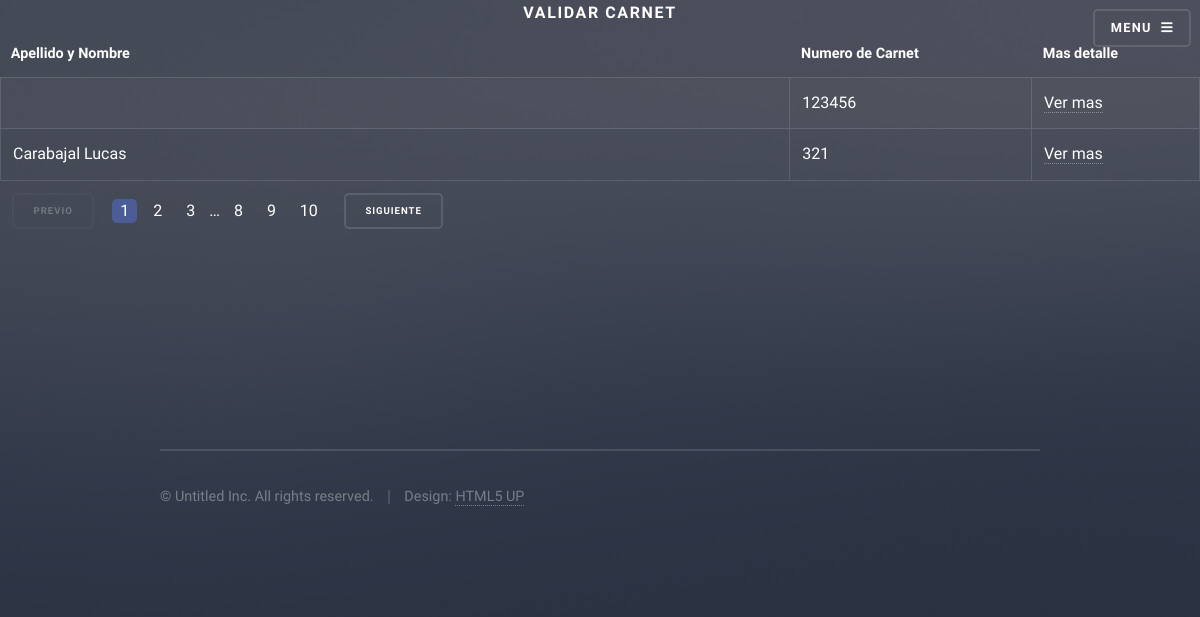
Page /validar-carnets/ on the earlier database version.
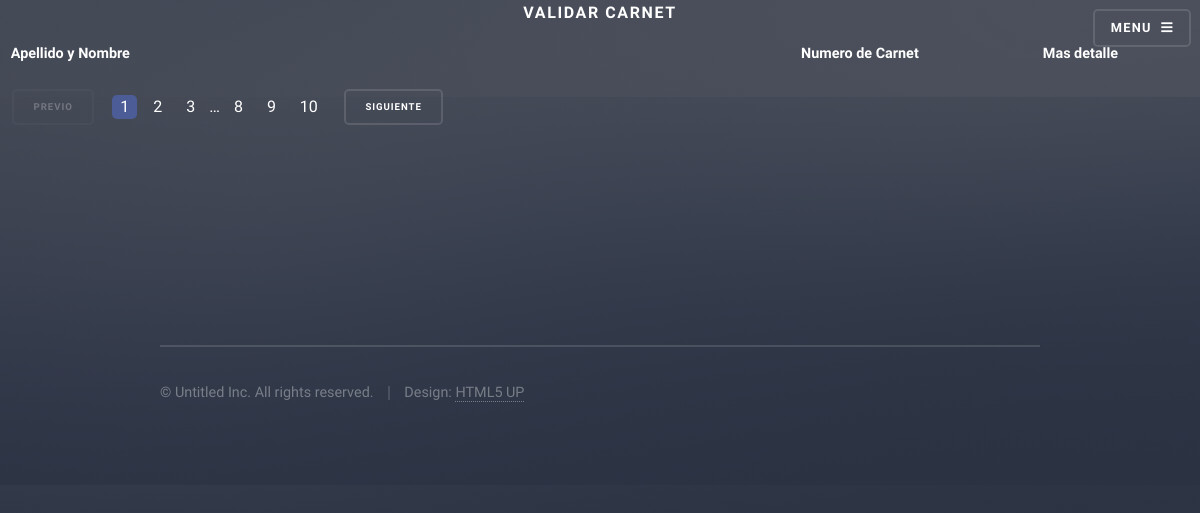
Same page on the later database version.
### user/models.py (models this page shows, shortened)
class Carnet(models.Model):
    n_carnet = models.IntegerField()
    foto = models.ImageField(upload_to='media/', null=True,blank=True)
    otorgamiento = models.DateField()
    vencimiento = models.DateField()
    tipo_carnet = models.ForeignKey(TipoCarnet, on_delete=models.PROTECT, null=True)
    donante = models.BooleanField(default=False)
    grupo_s = models.ForeignKey(GrupoSanguineo, on_delete=models.PROTECT, null=True)
    validado = models.BooleanField(default=False, blank=True)
    user = models.ForeignKey(Usuario, on_delete=models.CASCADE, blank=True, null=True, related_name='users')

class Usuario(AbstractUser):
    dni = models.IntegerField(blank=True, null=True)
    nacimiento = models.DateField(blank=True, null=True)
    image = models.ImageField(upload_to='users/%Y/%m/%d', null=True, blank=True)
    nacionalidad = models.ForeignKey(Nacionalidad, on_delete=models.CASCADE, null=True)
    phone = models.IntegerField(blank=True, null=True)
    direccion = models.ForeignKey(Direcciones, on_delete=models.CASCADE, null=True, blank=True)

### AppCarnet/views.py (the view)
# urls.py: path('validar-carnets/', ValidarCarnets.as_view(), name='validar-carnets'),
class ValidarCarnets(ListView):
    model = Carnet
    template_name = 'validar-carnets.html'
    context_object_name = 'carnets'
    queryset = Carnet.objects.exclude(validado=1)

### AppCarnet/templates/validar-carnets.html (shortened to what this page needs)
{% extends 'base.html' %}
{% load static %}
{% block content %}
    <center><h1>Validar carnet</h1></center>
    <div class="table-wrapper">
        <table class="alt">
            <thead>
                <tr>
                    <th>Apellido y Nombre</th>
                    <th>Numero de Carnet</th>
                    <th>Mas detalle</th>
                </tr>
            </thead>
            <tbody>
                {% for carnet in carnets %}
                {% if carnet.validado == 0 %}
                <tr>
                    <td>{{carnet.user.last_name}} {{carnet.user.first_name}}</td>
                    <td>{{carnet.n_carnet}}</td>
                    <td><a href="{{carnet.id}}">Ver mas</a></td>
                </tr>
                {% endif %}
                {% endfor %}
            </tbody>
            <tfoot>
                <tr>
                    <td>
                        <ul class="pagination">
                            <li><span class="button small disabled">Previo</span></li>
                            <li><a href="#" class="page active">1</a></li>
                            <li><a href="#" class="page">2</a></li>
                            <li><a href="#" class="page">3</a></li>
                            <li><span>&hellip;</span></li>
                            <li><a href="#" class="page">8</a></li>
                            <li><a href="#" class="page">9</a></li>
                            <li><a href="#" class="page">10</a></li>
                            <li><a href="#" class="button small">Siguiente</a></li>
                        </ul>
                    </td>
                </tr>
            </tfoot>
        </table>
    </div>
{% endblock content%}

Differences in the rows shown:
no longer on this page (row edited): Carnet: n_carnet "123456"
no longer on this page (row edited): Carnet: user.last_name "Carabajal", user.first_name "Lucas", n_carnet "321"
